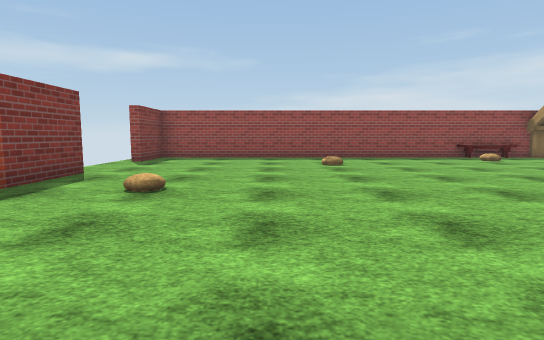
[1] (above)

12 first-person views from a walk through a scene from a Unity 3-D project. The camera is 1.2 m above the floor, tilts 6° down and sees 80° across. The floor is counted in squares, 1.8 m on a side. Each view is taken from the middle of a square. On the plan, view 1 faces up. The plan holds only what a view shows up to about 10 squares ahead; the rest is blank. The place goes on beyond the plan. The player character is not drawn. Door leaves are left out, so doorways stand open. Some surface patterns are stand-ins.

[2]
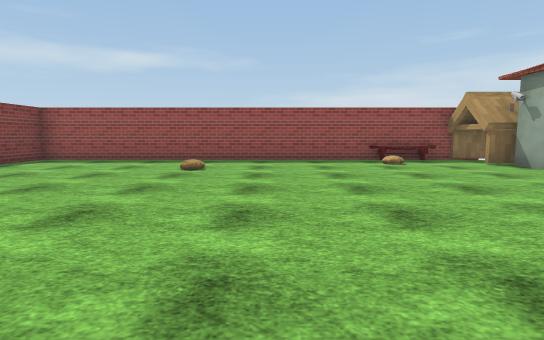

[3]
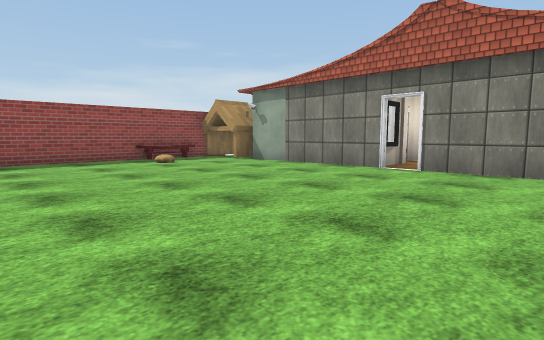

[4]
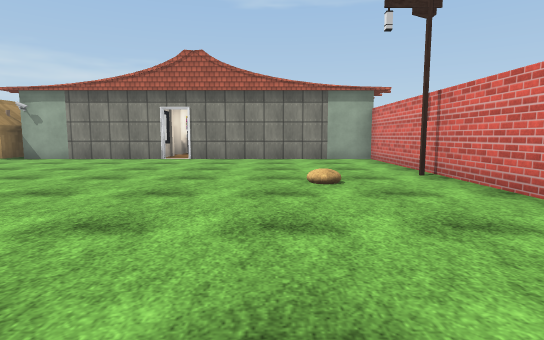

[5]
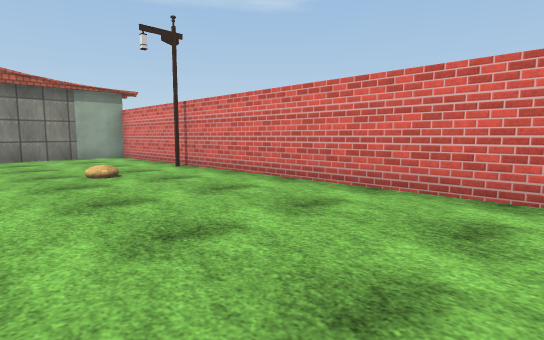

[6]
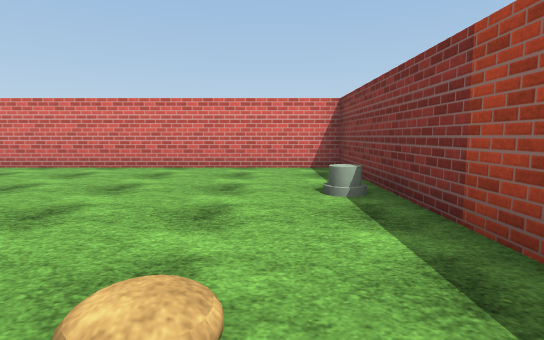

[7]
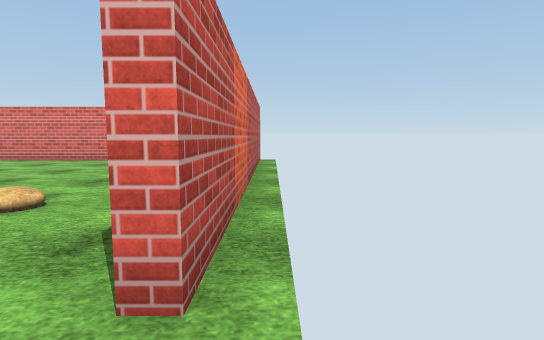

[8]
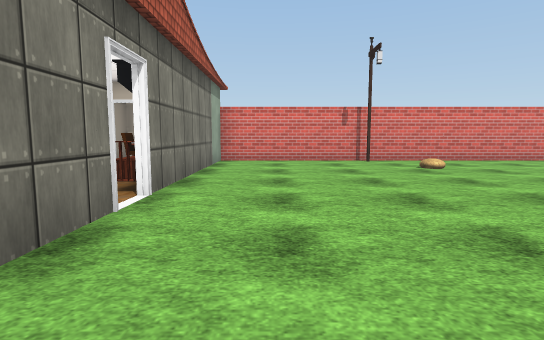

[9]
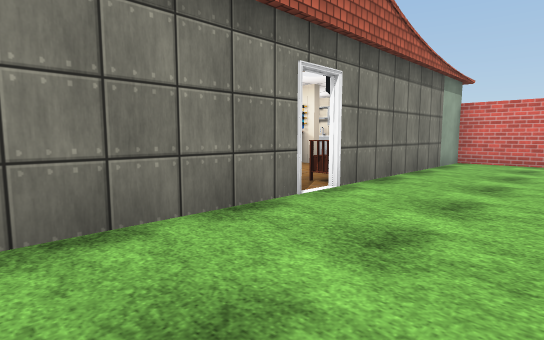

[10]
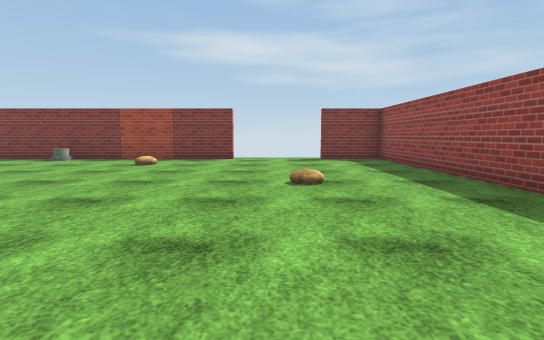

[11]
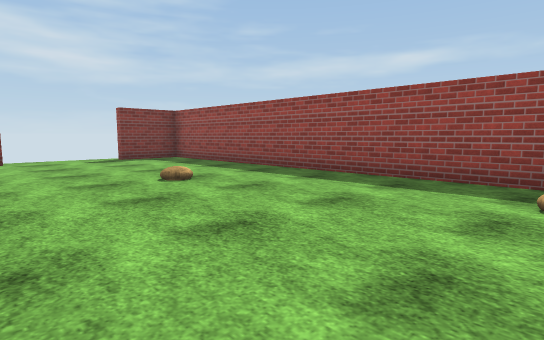

[12]
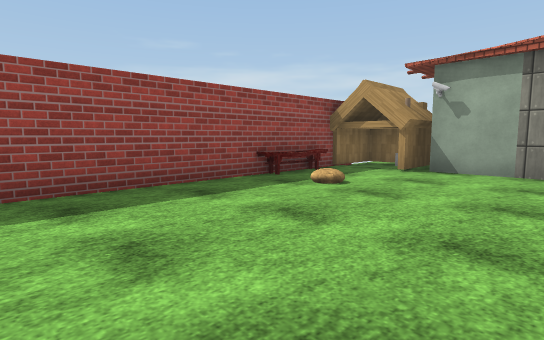

### Floor plan
Points are (right, up) in squares from view 1. A wall is a line through its corners. A room is listed if a view was taken in it or the views show most of it. See-through windows are left out.
Room 1 (views 1, 2, 3, 4, 5, 6, 7, 8, 9, 10, 11, 12)
walls: (8.4, 4.1) (8.4, 6.5); (-3.4, 5.9) (-3.4, -1.9) (8.4, -1.9) (8.4, -0.4); (8.1, 10.1) (-3.4, 10.1) (-3.4, 8.4); (-3.7, -2.1) (-3.7, 5.9)
ways out: open door at (8, 4); open door at (10.5, -1)
objects: streetlight (4, -2); bench (7, 10); other object (8, 9) to (10, 10); bench (9, 2) to (9, 3); mirror (9, 4); chair (10, 0); pillar (10, 4); pillar (11, 1); pillar (11, 4); other object (11, 5)

Where each view was taken, in squares from view 1:
view 1: 0 up, 0 right, facing up
view 2: 1 up, 3 right, facing up
view 3: 1 up, 2 right, facing up-right
view 4: 1 up, 1 left, facing right
view 5: 2 up, 2 left, facing down-right
view 6: 5 up, 2 left, facing down
view 7: 7 up, 4 left, facing down
view 8: 7 up, 7 right, facing down
view 9: 7 up, 6 right, facing down-right
view 10: 7 up, 6 right, facing left
view 11: 5 up, 6 right, facing up-left
view 12: 6 up, 2 right, facing up-right
